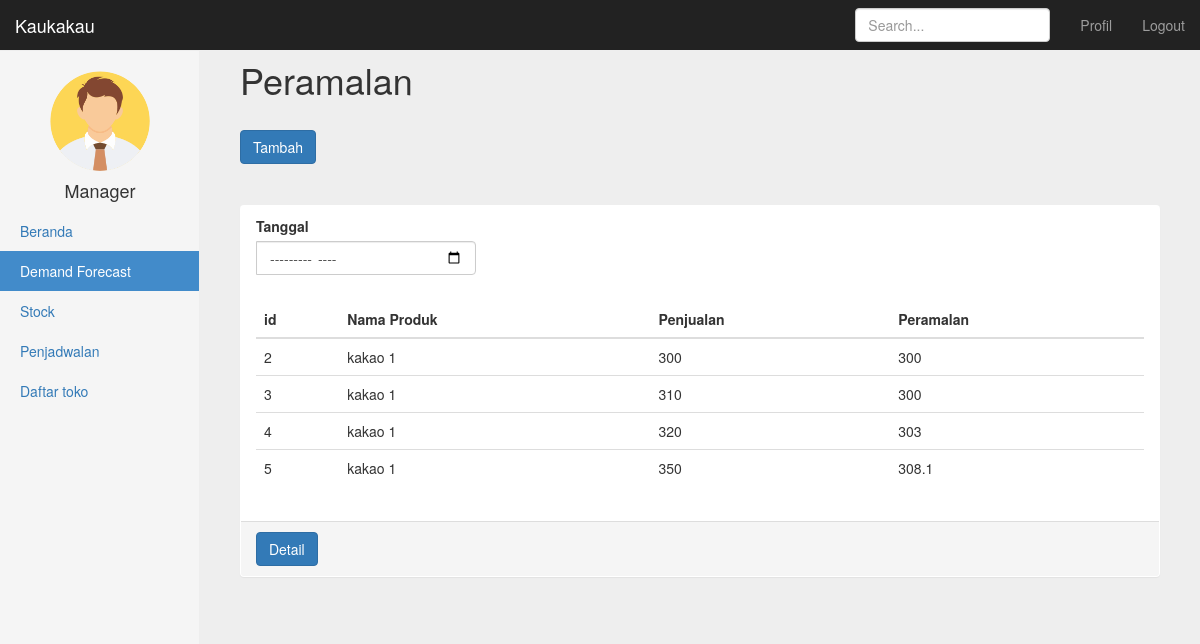
The app's page /?c=manajer_pemasaran&f=forecast with its own data.
### tables this page shows
CREATE TABLE `penjualan` (
  `id` int(11) NOT NULL,
  `id_produk` int(11) NOT NULL,
  `tanggal` date NOT NULL,
  `jumlahpenjualan` int(11) NOT NULL,
  `peramalan` double DEFAULT NULL
);

CREATE TABLE `produk` (
  `id` int(11) NOT NULL,
  `tipeproduk` varchar(20) NOT NULL,
  `namaproduk` varchar(20) NOT NULL
);

### konten/kontrol/manajer_pemasaran.php (called while the page is built, shortened)
<?php
class manajer_pemasaran
{
    public function forecast()
    {
        $produk = model_stok::bacaProduk();
        $data = model_pemasaran::bacaDataPenjualan();
        require_once 'konten/tampilan/forecast.php';
    }
}
?>

### route.php (called while the page is built, shortened)
<?php
function call($controller, $action)
{
    require_once 'konten/model/model_stok.php';
    switch ($controller) {
        case 'manajer_pemasaran':
            require_once 'konten/model/model_pemasaran.php';
            $controller = new manajer_pemasaran();
            break;
    }
    $controller->{$action}();
}
call($controller, $action);
?>

### index.php (called while the page is built, shortened)
<?php
if (isset($_GET['c']) && isset($_GET['f'])) {
    $action = $_GET['f'];
} else {
    $controller = 'kontrol_halaman';
    $action = 'home';
}
require_once('route.php');
?>

### konten/model/model_pemasaran.php (called while the page is built, shortened)
<?php
class model_pemasaran
{
    public static function bacaDataPenjualan()
    {
        $db = DB::getInstance();
        $hasil = $db->query("SELECT p.id, pr.namaproduk, p.tanggal, p.jumlahpenjualan, p.peramalan FROM penjualan p JOIN produk pr ON p.id_produk = pr.id;");
        if ($hasil->rowCount() > 0) {
            foreach ($hasil as $item) {
                $output[] = array(
                    'id' => $item['id'],
                    'namaproduk' => $item['namaproduk'],
                    'tanggal' => $item['tanggal'],
                    'jumlahpenjualan' => $item['jumlahpenjualan'],
                    'peramalan' => $item['peramalan']
                );
            }
            return $output;
        } else {
            return 'kosong';
        }
    }
}
?>

### konten/model/model_stok.php (called while the page is built, shortened)
<?php
class model_stok
{
    public static function bacaProduk()
    {
        $db = DB::getInstance();
        $hasil = $db->query("SELECT * FROM produk;");
        if ($hasil->rowCount() > 0) {
            foreach ($hasil as $item) {
                $output[] = array(
                    'id' => $item['id'],
                    'tipeproduk' => $item['tipeproduk'],
                    'namaproduk' => $item['namaproduk']
                );
            }
            return $output;
        } else {
            return 'kosong';
        }
    }
}
?>

### konten/tampilan/forecast.php (the view, shortened to what this page needs)
<!DOCTYPE html>
<html lang="en">
<head>
    <link href="aset/css/bootstrap.min.css" rel="stylesheet"/>
    <link href="aset/css/font-awesome.min.css" rel="stylesheet"/>
    <link href="aset/css/font-awesome-animation.css" rel="stylesheet"/>
    <link href="aset/css/style-custom.css" rel="stylesheet"/>
</head>
<body>
<nav class="navbar navbar-inverse navbar-fixed-top">
    <div class="container-fluid">
        <div class="navbar-header">
            <a class="navbar-brand" href="#">Kaukakau</a>
        </div>
        <div id="navbar" class="navbar-collapse collapse">
            <ul class="nav navbar-nav navbar-right">
                <li><a href="#">Profil</a></li>
                <li><a href="#">Logout</a></li>
            </ul>
            <form class="navbar-form navbar-right">
                <input type="text" class="form-control" placeholder="Search...">
            </form>
        </div>
    </div>
</nav>
<div class="container-fluid">
    <div class="row">
        <div class="col-sm-3 col-md-2 sidebar">
            <ul class="nav nav-sidebar">
                <div class="">
                    <img src="img/logo.png" class="img-circle center-block" width="100" height="100">
                    <h4 class="text-center">Manager</h4>
                </div>
                <li><a href="http://localhost/kaukakau/?c=manajer&f=home">Beranda</a></li>
                <li class="active"><a href="http://localhost/kaukakau/?c=manajer_pemasaran&f=forecast">Demand
                        Forecast</a></li>
                <li><a href="http://localhost/kaukakau/?c=manajer_stok&f=home">Stock</a></li>
                <li><a href="http://localhost/kaukakau/?c=manajer_penjadwalan&f=home">Penjadwalan</a></li>
                <li><a href="http://localhost/kaukakau/?c=manajer_pemasaran&f=toko">Daftar toko</a></li>
            </ul>
        </div>
        <div class="col-sm-9 col-sm-offset-3 col-md-10 col-md-offset-2 main">
            <h1 class="page-header">Peramalan</h1>
            <button type="button" class="btn btn-primary" data-toggle="modal" data-target="#input_data_penjualan">
                Tambah
            </button>
            <hr>
            <div class="panel">
                <div class="panel-heading">
                    <div class="input-group">
                        <label for="emailAdress">Tanggal</label>
                        <input type="month" class="form-control" id="judul" placeholder="Tipe" name="Tipe">
                    </div>
                </div>
                <div class="panel-body">
                    <?php if ($data != 'kosong') { ?>
                    <table class="table">
                        <thead class="thead-dark">
                        <tr>
                            <th scope="col">id</th>
                            <th scope="col">Nama Produk</th>
                            <th scope="col">Penjualan</th>
                            <th scope="col">Peramalan</th>
                        </tr>
                        </thead>
                        <tbody>
                        <?php foreach ($data as $item) { ?>
                            <tr>
                                <td><?php echo $item['id'] ?></td>
                                <td><?php echo $item['namaproduk'] ?></td>
                                <td><?php echo $item['jumlahpenjualan'] ?></td>
                                <td><?php echo $item['peramalan'] ?></td>
                            </tr>
                        <?php } ?>
                        </tbody>
                    </table>
                    <?php } else { ?>
                        <div class="alert alert-info">Tidak Ada Data Penjualan</div>
                    <?php } ?>
                </div>
                <div class="panel-footer">
                    <a href="" class="btn btn-primary">Detail</a>
                </div>
            </div>
        </div>
    </div>
</div>
</body>
</html>

### aset/css/style-custom.css (style rules this page uses)
body { padding-top: 50px; }
.navbar-fixed-top { border: 0; }
.sidebar { display: none; }
@media (min-width: 768px) { .sidebar { position: fixed; top: 51px; bottom: 0; left: 0; z-index: 1000; display: block; padding: 20px; overflow-x: hidden; overflow-y: auto; background-color: #f5f5f5; border-right: 1px solid #eee; } }
.nav-sidebar { margin-right: -21px; margin-bottom: 20px; margin-left: -20px; }
.nav-sidebar > li > a { padding-right: 20px; padding-left: 20px; }
.nav-sidebar > .active > a, .nav-sidebar > .active > a:hover, .nav-sidebar > .active > a:focus { color: #fff; background-color: #428bca; }
.main { padding: 20px; }
@media (min-width: 768px) { .main { padding-right: 40px; padding-left: 40px; } }
.main .page-header { margin-top: 0; }
body { padding-top: 40px; padding-bottom: 40px; background-color: #eee; }

### records on screen
penjualan: id "2", id_produk.namaproduk "kakao 1", jumlahpenjualan "300", peramalan "300"
penjualan: id "3", id_produk.namaproduk "kakao 1", jumlahpenjualan "310", peramalan "300"
penjualan: id "4", id_produk.namaproduk "kakao 1", jumlahpenjualan "320", peramalan "303"
penjualan: id "5", id_produk.namaproduk "kakao 1", jumlahpenjualan "350", peramalan "308.1"
